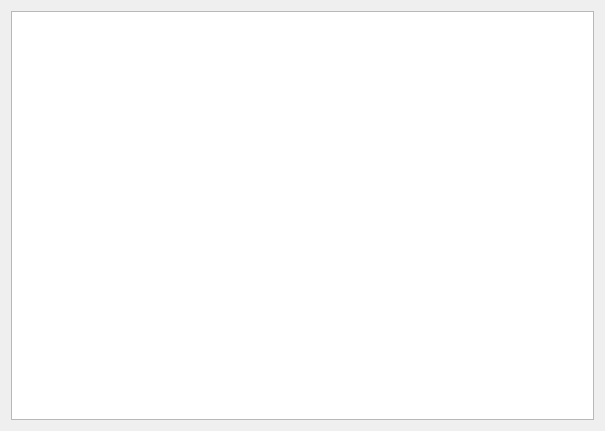
<?xml version="1.0" encoding="UTF-8"?>
<ui version="4.0">
 <class>Dialog</class>
 <widget class="QDialog" name="Dialog">
  <property name="geometry">
   <rect>
    <x>0</x>
    <y>0</y>
    <width>605</width>
    <height>431</height>
   </rect>
  </property>
  <property name="sizePolicy">
   <sizepolicy hsizetype="Preferred" vsizetype="Preferred">
    <horstretch>1</horstretch>
    <verstretch>1</verstretch>
   </sizepolicy>
  </property>
  <property name="windowTitle">
   <string>Dialog</string>
  </property>
  <layout class="QVBoxLayout" name="verticalLayout">
   <item>
    <widget class="QTableView" name="tableView">
     <property name="sizePolicy">
      <sizepolicy hsizetype="Preferred" vsizetype="Preferred">
       <horstretch>0</horstretch>
       <verstretch>0</verstretch>
      </sizepolicy>
     </property>
    </widget>
   </item>
  </layout>
 </widget>
 <resources/>
 <connections>
  <connection>
   <sender>tableView</sender>
   <signal>doubleClicked(QModelIndex)</signal>
   <receiver>tableView</receiver>
   <slot>setCurrentIndex(QModelIndex)</slot>
   <hints>
    <hint type="sourcelabel">
     <x>151</x>
     <y>299</y>
    </hint>
    <hint type="destinationlabel">
     <x>285</x>
     <y>265</y>
    </hint>
   </hints>
  </connection>
 </connections>
</ui>
